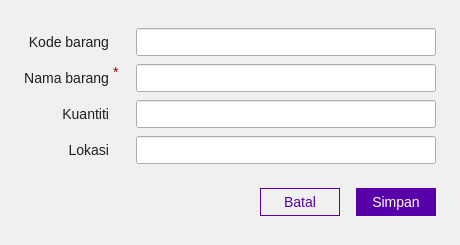
<?xml version="1.0" encoding="UTF-8"?>
<ui version="4.0">
 <class>dialog</class>
 <widget class="QDialog" name="dialog">
  <property name="geometry">
   <rect>
    <x>0</x>
    <y>0</y>
    <width>460</width>
    <height>245</height>
   </rect>
  </property>
  <property name="windowTitle">
   <string>Tambah Barang</string>
  </property>
  <property name="styleSheet">
   <string notr="true">#background {
	background-color: rgb(240, 240, 240);
}

#kode_label,
#nama_label,
#kuantiti_label,
#lokasi_label {
	color: rgb(30, 30, 30);
	font-size: 14px;
}

#nama_mandatory {
	color: rgb(156, 0, 0);
	font-size: 14px;
}

#kode_input,
#nama_input,
#kuantiti_input,
#lokasi_input {
	padding: 4px 8px;
	font-size: 14px;
	color: rgb(30, 30, 30);
}

#kode_input:hover,
#nama_input:hover,
#kuantiti_input:hover,
#lokasi_input:hover {
    border: 1px solid rgb(73, 0, 131);
}

#kode_input:focus,
#nama_input:focus,
#kuantiti_input:focus,
#lokasi_input:focus {
    border: 1px solid rgb(133, 0, 237);
}

#batal_btn {
	padding: 5px 0;
	font-size: 14px;
	color: rgb(88, 0, 169);
	background-color: transparent;
	border: 1px solid  rgb(88, 0, 169);
}

#batal_btn:hover {
	background-color: rgb(215, 215, 215);
}

#simpan_btn {
	padding: 5px 0;
	font-size: 14px;
	color: rgb(255, 255, 255);
	background-color: rgb(88, 0, 169);
	border: 1px solid  rgb(88, 0, 169);
}

#simpan:hover_btn {
	background-color: rgb(69, 0, 133);
}</string>
  </property>
  <layout class="QGridLayout" name="gridLayout_2">
   <property name="leftMargin">
    <number>0</number>
   </property>
   <property name="topMargin">
    <number>0</number>
   </property>
   <property name="rightMargin">
    <number>0</number>
   </property>
   <property name="bottomMargin">
    <number>0</number>
   </property>
   <property name="horizontalSpacing">
    <number>0</number>
   </property>
   <item row="1" column="0">
    <widget class="QWidget" name="background" native="true">
     <layout class="QGridLayout" name="gridLayout_3">
      <property name="leftMargin">
       <number>0</number>
      </property>
      <property name="topMargin">
       <number>0</number>
      </property>
      <property name="rightMargin">
       <number>0</number>
      </property>
      <property name="bottomMargin">
       <number>0</number>
      </property>
      <property name="spacing">
       <number>0</number>
      </property>
      <item row="0" column="0">
       <layout class="QVBoxLayout" name="layout">
        <property name="spacing">
         <number>24</number>
        </property>
        <property name="leftMargin">
         <number>24</number>
        </property>
        <property name="topMargin">
         <number>24</number>
        </property>
        <property name="rightMargin">
         <number>24</number>
        </property>
        <property name="bottomMargin">
         <number>24</number>
        </property>
        <item>
         <layout class="QGridLayout" name="gridLayout" rowstretch="0,0,0,0,0,0" rowminimumheight="0,0,0,0,0,0">
          <property name="bottomMargin">
           <number>0</number>
          </property>
          <property name="horizontalSpacing">
           <number>4</number>
          </property>
          <property name="verticalSpacing">
           <number>8</number>
          </property>
          <item row="1" column="1">
           <widget class="QLabel" name="nama_mandatory">
            <property name="text">
             <string>*</string>
            </property>
            <property name="alignment">
             <set>Qt::AlignLeading|Qt::AlignLeft|Qt::AlignTop</set>
            </property>
           </widget>
          </item>
          <item row="3" column="0">
           <widget class="QLabel" name="kuantiti_label">
            <property name="text">
             <string>Kuantiti</string>
            </property>
            <property name="alignment">
             <set>Qt::AlignRight|Qt::AlignTrailing|Qt::AlignVCenter</set>
            </property>
           </widget>
          </item>
          <item row="5" column="2">
           <spacer name="horizontalSpacer_5">
            <property name="orientation">
             <enum>Qt::Horizontal</enum>
            </property>
            <property name="sizeType">
             <enum>QSizePolicy::Fixed</enum>
            </property>
            <property name="sizeHint" stdset="0">
             <size>
              <width>8</width>
              <height>1</height>
             </size>
            </property>
           </spacer>
          </item>
          <item row="5" column="3">
           <widget class="QLineEdit" name="lokasi_input">
            <property name="minimumSize">
             <size>
              <width>300</width>
              <height>0</height>
             </size>
            </property>
            <property name="maximumSize">
             <size>
              <width>300</width>
              <height>16777215</height>
             </size>
            </property>
            <property name="maxLength">
             <number>255</number>
            </property>
           </widget>
          </item>
          <item row="5" column="0">
           <widget class="QLabel" name="lokasi_label">
            <property name="text">
             <string>Lokasi</string>
            </property>
            <property name="alignment">
             <set>Qt::AlignRight|Qt::AlignTrailing|Qt::AlignVCenter</set>
            </property>
           </widget>
          </item>
          <item row="0" column="3">
           <widget class="QLineEdit" name="kode_input">
            <property name="minimumSize">
             <size>
              <width>300</width>
              <height>0</height>
             </size>
            </property>
            <property name="maximumSize">
             <size>
              <width>300</width>
              <height>16777215</height>
             </size>
            </property>
            <property name="focusPolicy">
             <enum>Qt::StrongFocus</enum>
            </property>
            <property name="maxLength">
             <number>50</number>
            </property>
           </widget>
          </item>
          <item row="1" column="2">
           <spacer name="horizontalSpacer">
            <property name="orientation">
             <enum>Qt::Horizontal</enum>
            </property>
            <property name="sizeType">
             <enum>QSizePolicy::Fixed</enum>
            </property>
            <property name="sizeHint" stdset="0">
             <size>
              <width>8</width>
              <height>1</height>
             </size>
            </property>
           </spacer>
          </item>
          <item row="0" column="2">
           <spacer name="horizontalSpacer_2">
            <property name="orientation">
             <enum>Qt::Horizontal</enum>
            </property>
            <property name="sizeType">
             <enum>QSizePolicy::Fixed</enum>
            </property>
            <property name="sizeHint" stdset="0">
             <size>
              <width>8</width>
              <height>1</height>
             </size>
            </property>
           </spacer>
          </item>
          <item row="1" column="0">
           <widget class="QLabel" name="nama_label">
            <property name="text">
             <string>Nama barang</string>
            </property>
            <property name="alignment">
             <set>Qt::AlignRight|Qt::AlignTrailing|Qt::AlignVCenter</set>
            </property>
           </widget>
          </item>
          <item row="3" column="2">
           <spacer name="horizontalSpacer_4">
            <property name="orientation">
             <enum>Qt::Horizontal</enum>
            </property>
            <property name="sizeType">
             <enum>QSizePolicy::Fixed</enum>
            </property>
            <property name="sizeHint" stdset="0">
             <size>
              <width>8</width>
              <height>1</height>
             </size>
            </property>
           </spacer>
          </item>
          <item row="1" column="3">
           <widget class="QLineEdit" name="nama_input">
            <property name="minimumSize">
             <size>
              <width>300</width>
              <height>0</height>
             </size>
            </property>
            <property name="maximumSize">
             <size>
              <width>300</width>
              <height>16777215</height>
             </size>
            </property>
            <property name="maxLength">
             <number>255</number>
            </property>
           </widget>
          </item>
          <item row="0" column="0">
           <widget class="QLabel" name="kode_label">
            <property name="text">
             <string>Kode barang</string>
            </property>
            <property name="alignment">
             <set>Qt::AlignRight|Qt::AlignTrailing|Qt::AlignVCenter</set>
            </property>
           </widget>
          </item>
          <item row="3" column="3">
           <widget class="QLineEdit" name="kuantiti_input">
            <property name="minimumSize">
             <size>
              <width>300</width>
              <height>0</height>
             </size>
            </property>
            <property name="maximumSize">
             <size>
              <width>300</width>
              <height>16777215</height>
             </size>
            </property>
           </widget>
          </item>
         </layout>
        </item>
        <item>
         <layout class="QHBoxLayout" name="horizontalLayout_2">
          <property name="spacing">
           <number>16</number>
          </property>
          <item>
           <spacer name="horizontalSpacer_3">
            <property name="orientation">
             <enum>Qt::Horizontal</enum>
            </property>
            <property name="sizeHint" stdset="0">
             <size>
              <width>40</width>
              <height>20</height>
             </size>
            </property>
           </spacer>
          </item>
          <item>
           <widget class="QPushButton" name="batal_btn">
            <property name="minimumSize">
             <size>
              <width>80</width>
              <height>0</height>
             </size>
            </property>
            <property name="maximumSize">
             <size>
              <width>80</width>
              <height>16777215</height>
             </size>
            </property>
            <property name="cursor">
             <cursorShape>PointingHandCursor</cursorShape>
            </property>
            <property name="text">
             <string>Batal</string>
            </property>
           </widget>
          </item>
          <item>
           <widget class="QPushButton" name="simpan_btn">
            <property name="minimumSize">
             <size>
              <width>80</width>
              <height>0</height>
             </size>
            </property>
            <property name="maximumSize">
             <size>
              <width>80</width>
              <height>16777215</height>
             </size>
            </property>
            <property name="cursor">
             <cursorShape>PointingHandCursor</cursorShape>
            </property>
            <property name="text">
             <string>Simpan</string>
            </property>
           </widget>
          </item>
         </layout>
        </item>
       </layout>
      </item>
     </layout>
    </widget>
   </item>
  </layout>
 </widget>
 <resources/>
 <connections/>
</ui>
